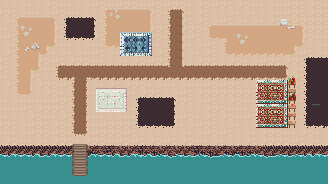

This game map was drawn from its Tiled (.tmx) file and the tilesets committed beside it. A one-line description and the trimmed map source follow:
An orthogonal 41x23 tile map with 8x8 px tiles, 13 tile layers (ground, ground-detail1, ground-detail2, ground-detail3, ...) and 56 objects (22x COLLISIONBOX, 16x CREATURE, 13x PROP, 4x EMITTER, SPAWNPOINT).

<map version="1.2" tiledversion="1.2.3" orientation="orthogonal" renderorder="right-down" width="41" height="23" tilewidth="8" tileheight="8" infinite="0" nextobjectid="75" nextlayerid="90" name="level3">
 <properties>
  <property name="AMBIENTLIGHT" value="#00ffffff" />
  <property name="GRAVITY" type="int" value="0" />
  <property name="MAP_DESCRIPTION" value="I'm glad we survived the turbulent waters of the mare internum..." />
  <property name="MAP_TITLE" value="Agrigentum" />
  <property name="SHADOWCOLOR" value="#28000000" />
 </properties>
 <tileset firstgid="1" name="Tileset" tilewidth="8" tileheight="8" tilecount="1024" columns="32">
  <image source="Tileset.png" width="256" height="256" />
  <terraintypes>
   <terrain name="Sand" tile="67" />
  </terraintypes>
  <tile id="64">
   <animation>
    <frame tileid="64" duration="250" />
    <frame tileid="96" duration="250" />
    <frame tileid="128" duration="250" />
    <frame tileid="160" duration="250" />
   </animation>
  </tile>
  <tile id="67" terrain="0,0,0,0" />
  <tile id="96">
   <animation>
    <frame tileid="96" duration="250" />
    <frame tileid="64" duration="250" />
    <frame tileid="128" duration="250" />
    <frame tileid="160" duration="250" />
   </animation>
  </tile>
  <tile id="99" terrain="0,0,0,0" />
  <tile id="100" terrain="0,0,0,0" />
  <tile id="128">
   <animation>
    <frame tileid="128" duration="250" />
    <frame tileid="96" duration="250" />
    <frame tileid="64" duration="250" />
    <frame tileid="160" duration="250" />
   </animation>
  </tile>
  <tile id="131" terrain=",,,0" />
  <tile id="132" terrain=",,0," />
  <tile id="160">
   <animation>
    <frame tileid="160" duration="250" />
    <frame tileid="64" duration="250" />
    <frame tileid="128" duration="250" />
    <frame tileid="96" duration="250" />
   </animation>
  </tile>
  <tile id="163" terrain=",0,,0" />
  <tile id="164" terrain="0,,0," />
  <tile id="193" terrain=",,,0" />
  <tile id="194" terrain=",,0,0" />
  <tile id="195" terrain=",0,0,0" />
  <tile id="196" terrain="0,,0,0" />
  <tile id="197" terrain=",,0,0" />
  <tile id="198" terrain=",,0," />
  <tile id="225" terrain=",0,," />
  <tile id="226" terrain="0,0,," />
  <tile id="227" terrain="0,0,,0" />
  <tile id="228" terrain="0,0,0," />
  <tile id="229" terrain="0,0,," />
  <tile id="230" terrain="0,,," />
  <tile id="259" terrain=",0,,0" />
  <tile id="260" terrain="0,,0," />
  <tile id="291" terrain=",0,," />
  <tile id="292" terrain="0,,," />
 </tileset>
 <layer id="77" name="ground" width="41" height="23">
  <data>[943 cells, 943 non-empty, 8 distinct tile ids]</data>
 </layer>
 <layer id="78" name="ground-detail1" width="41" height="23">
  <data>[943 cells, 762 non-empty, 36 distinct tile ids]</data>
 </layer>
 <layer id="79" name="ground-detail2" width="41" height="23">
  <data>[943 cells, 52 non-empty, 42 distinct tile ids]</data>
 </layer>
 <layer id="80" name="ground-detail3" width="41" height="23">
  <data>[943 cells, 0 non-empty, 0 distinct tile ids]</data>
 </layer>
 <layer id="82" name="props" width="41" height="23">
  <data>[943 cells, 6 non-empty, 1 distinct tile ids]</data>
 </layer>
 <layer id="83" name="props-detail1" width="41" height="23">
  <data>[943 cells, 7 non-empty, 7 distinct tile ids]</data>
 </layer>
 <layer id="84" name="props-detail2" width="41" height="23">
  <properties>
   <property name="RENDERTYPE" value="OVERLAY" />
  </properties>
  <data>[943 cells, 0 non-empty, 0 distinct tile ids]</data>
 </layer>
 <layer id="89" name="props-detail3" width="41" height="23">
  <properties>
   <property name="RENDERTYPE" value="OVERLAY" />
  </properties>
  <data>[943 cells, 0 non-empty, 0 distinct tile ids]</data>
 </layer>
 <layer id="81" name="walls" width="41" height="23">
  <data>[943 cells, 0 non-empty, 0 distinct tile ids]</data>
 </layer>
 <layer id="85" name="walls_OVERLAY1" width="41" height="23">
  <properties>
   <property name="RENDERTYPE" value="OVERLAY" />
  </properties>
  <data>[943 cells, 0 non-empty, 0 distinct tile ids]</data>
 </layer>
 <layer id="86" name="walls_OVERLAY2" width="41" height="23">
  <properties>
   <property name="RENDERTYPE" value="OVERLAY" />
  </properties>
  <data>[943 cells, 1 non-empty, 1 distinct tile ids]</data>
 </layer>
 <layer id="87" name="walls_OVERLAY3" width="41" height="23">
  <properties>
   <property name="RENDERTYPE" value="OVERLAY" />
  </properties>
  <data>[943 cells, 0 non-empty, 0 distinct tile ids]</data>
 </layer>
 <layer id="88" name="walls_OVERLAY4" width="41" height="23">
  <properties>
   <property name="RENDERTYPE" value="OVERLAY" />
  </properties>
  <data>[943 cells, 0 non-empty, 0 distinct tile ids]</data>
 </layer>
 <objectgroup id="10" name="collision">
  <object id="59" type="COLLISIONBOX" x="288" y="80" width="8" height="48" />
  <object id="60" type="COLLISIONBOX" x="0" y="0" width="8" height="144" />
  <object id="61" type="COLLISIONBOX" x="320" y="0" width="8" height="144" />
  <object id="62" type="COLLISIONBOX" x="91" y="16" width="4" height="24" />
  <object id="63" type="COLLISIONBOX" x="64" y="16" width="4" height="24" />
  <object id="65" type="COLLISIONBOX" x="68" y="32" width="23" height="8" />
  <object id="66" type="COLLISIONBOX" x="68" y="16" width="23" height="6" />
  <object id="67" type="COLLISIONBOX" x="168" y="109" width="3" height="15" />
  <object id="68" type="COLLISIONBOX" x="144" y="120" width="24" height="4" />
  <object id="69" type="COLLISIONBOX" x="141" y="103" width="3" height="21" />
  <object id="70" type="COLLISIONBOX" x="144" y="103" width="27" height="6" />
  <object id="71" type="COLLISIONBOX" x="299" y="63" width="4" height="15" />
  <object id="72" type="COLLISIONBOX" x="303" y="63" width="17" height="3" />
  <object id="73" type="COLLISIONBOX" x="0" y="144" width="328" height="16" />
  <object id="74" type="COLLISIONBOX" x="8" y="0" width="312" height="8" />
  <object id="80" type="COLLISIONBOX" x="303" y="74" width="17" height="4" />
  <object id="81" type="COLLISIONBOX" x="302" y="86" width="4" height="15" />
  <object id="82" type="COLLISIONBOX" x="306" y="97" width="14" height="4" />
  <object id="83" type="COLLISIONBOX" x="306" y="86" width="14" height="3" />
  <object id="84" type="COLLISIONBOX" x="301" y="108" width="4" height="15" />
  <object id="85" type="COLLISIONBOX" x="305" y="108" width="15" height="3" />
  <object id="86" type="COLLISIONBOX" x="305" y="119" width="15" height="4" />
 </objectgroup>
 <objectgroup id="11" name="spawnpoints" visible="1">
  <object id="7" name="enter" type="SPAWNPOINT" x="73" y="122" width="11" height="20" />
  <object id="8" name="keeper" type="CREATURE" x="59" y="116" width="11" height="20">
   <properties>
    <property name="addShadow" type="bool" value="true" />
    <property name="collision" type="bool" value="true" />
    <property name="collisionboxHeight" type="float" value="8" />
    <property name="collisionboxWidth" value="5.0" />
    <property name="indestructible" type="bool" value="true" />
    <property name="next" value="level4" />
    <property name="required" value="6" />
    <property name="scaling" type="bool" value="true" />
    <property name="spritesheetName" value="gatekeeper" />
   </properties>
  </object>
  </objectgroup>
 <objectgroup id="12" name="props">
  <!-- 28 objects omitted --></objectgroup>
</map>
<!-- 32 of 56 objects omitted -->
